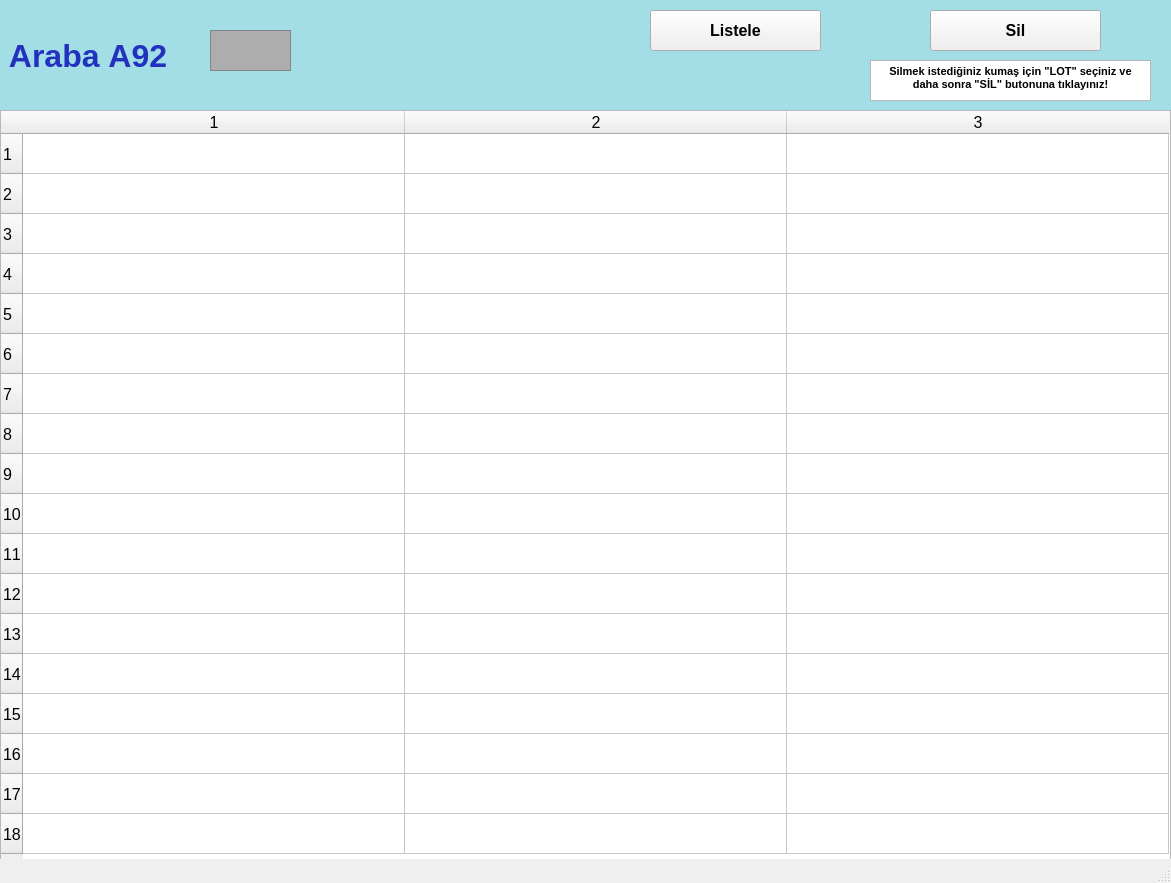
<?xml version="1.0" encoding="UTF-8"?>
<ui version="4.0">
 <class>arabalarA92_ekran</class>
 <widget class="QMainWindow" name="arabalarA92_ekran">
  <property name="geometry">
   <rect>
    <x>0</x>
    <y>0</y>
    <width>1171</width>
    <height>883</height>
   </rect>
  </property>
  <property name="font">
   <font>
    <pointsize>12</pointsize>
    <weight>50</weight>
    <bold>false</bold>
    <kerning>false</kerning>
   </font>
  </property>
  <property name="windowTitle">
   <string/>
  </property>
  <widget class="QWidget" name="centralwidget">
   <widget class="QLabel" name="arabaA1yazi_lbl">
    <property name="geometry">
     <rect>
      <x>0</x>
      <y>0</y>
      <width>1171</width>
      <height>111</height>
     </rect>
    </property>
    <property name="font">
     <font>
      <pointsize>24</pointsize>
      <weight>75</weight>
      <bold>true</bold>
     </font>
    </property>
    <property name="styleSheet">
     <string notr="true">background-color: rgb(163, 221, 229);
color: rgb(34, 50, 190);</string>
    </property>
    <property name="text">
     <string> Araba A92</string>
    </property>
   </widget>
   <widget class="QFrame" name="arabaA1_img">
    <property name="geometry">
     <rect>
      <x>210</x>
      <y>30</y>
      <width>81</width>
      <height>41</height>
     </rect>
    </property>
    <property name="styleSheet">
     <string notr="true">background-color: rgb(173, 173, 173);</string>
    </property>
    <property name="frameShape">
     <enum>QFrame::StyledPanel</enum>
    </property>
    <property name="frameShadow">
     <enum>QFrame::Raised</enum>
    </property>
   </widget>
   <widget class="QPushButton" name="listele92_btn">
    <property name="geometry">
     <rect>
      <x>650</x>
      <y>10</y>
      <width>171</width>
      <height>41</height>
     </rect>
    </property>
    <property name="font">
     <font>
      <pointsize>12</pointsize>
      <weight>75</weight>
      <bold>true</bold>
     </font>
    </property>
    <property name="text">
     <string>Listele</string>
    </property>
   </widget>
   <widget class="QTableWidget" name="A92_tw">
    <property name="geometry">
     <rect>
      <x>0</x>
      <y>110</y>
      <width>1171</width>
      <height>751</height>
     </rect>
    </property>
    <property name="baseSize">
     <size>
      <width>0</width>
      <height>0</height>
     </size>
    </property>
    <property name="rowCount">
     <number>18</number>
    </property>
    <property name="columnCount">
     <number>3</number>
    </property>
    <attribute name="horizontalHeaderVisible">
     <bool>true</bool>
    </attribute>
    <attribute name="horizontalHeaderCascadingSectionResizes">
     <bool>false</bool>
    </attribute>
    <attribute name="horizontalHeaderDefaultSectionSize">
     <number>382</number>
    </attribute>
    <attribute name="horizontalHeaderMinimumSectionSize">
     <number>38</number>
    </attribute>
    <attribute name="verticalHeaderDefaultSectionSize">
     <number>40</number>
    </attribute>
    <attribute name="verticalHeaderMinimumSectionSize">
     <number>23</number>
    </attribute>
    <row/>
    <row/>
    <row/>
    <row/>
    <row/>
    <row/>
    <row/>
    <row/>
    <row/>
    <row/>
    <row/>
    <row/>
    <row/>
    <row/>
    <row/>
    <row/>
    <row/>
    <row/>
    <column/>
    <column/>
    <column/>
   </widget>
   <widget class="QPushButton" name="sil92_btn">
    <property name="geometry">
     <rect>
      <x>930</x>
      <y>10</y>
      <width>171</width>
      <height>41</height>
     </rect>
    </property>
    <property name="font">
     <font>
      <pointsize>12</pointsize>
      <weight>75</weight>
      <bold>true</bold>
     </font>
    </property>
    <property name="text">
     <string>Sil</string>
    </property>
   </widget>
   <widget class="QTextBrowser" name="textBrowser">
    <property name="geometry">
     <rect>
      <x>870</x>
      <y>60</y>
      <width>281</width>
      <height>41</height>
     </rect>
    </property>
    <property name="html">
     <string>&lt;!DOCTYPE HTML PUBLIC &quot;-//W3C//DTD HTML 4.0//EN&quot; &quot;http://www.w3.org/TR/REC-html40/strict.dtd&quot;&gt;
&lt;html&gt;&lt;head&gt;&lt;meta name=&quot;qrichtext&quot; content=&quot;1&quot; /&gt;&lt;style type=&quot;text/css&quot;&gt;
p, li { white-space: pre-wrap; }
&lt;/style&gt;&lt;/head&gt;&lt;body style=&quot; font-family:'MS Shell Dlg 2'; font-size:12pt; font-weight:400; font-style:normal;&quot;&gt;
&lt;p align=&quot;center&quot; style=&quot; margin-top:0px; margin-bottom:0px; margin-left:0px; margin-right:0px; -qt-block-indent:0; text-indent:0px;&quot;&gt;&lt;span style=&quot; font-size:8pt; font-weight:600;&quot;&gt;Silmek istediğiniz kumaş için &amp;quot;LOT&amp;quot; seçiniz ve daha sonra &amp;quot;SİL&amp;quot; butonuna tıklayınız!&lt;/span&gt;&lt;/p&gt;&lt;/body&gt;&lt;/html&gt;</string>
    </property>
   </widget>
  </widget>
  <widget class="QStatusBar" name="statusbar"/>
 </widget>
 <resources/>
 <connections/>
</ui>
